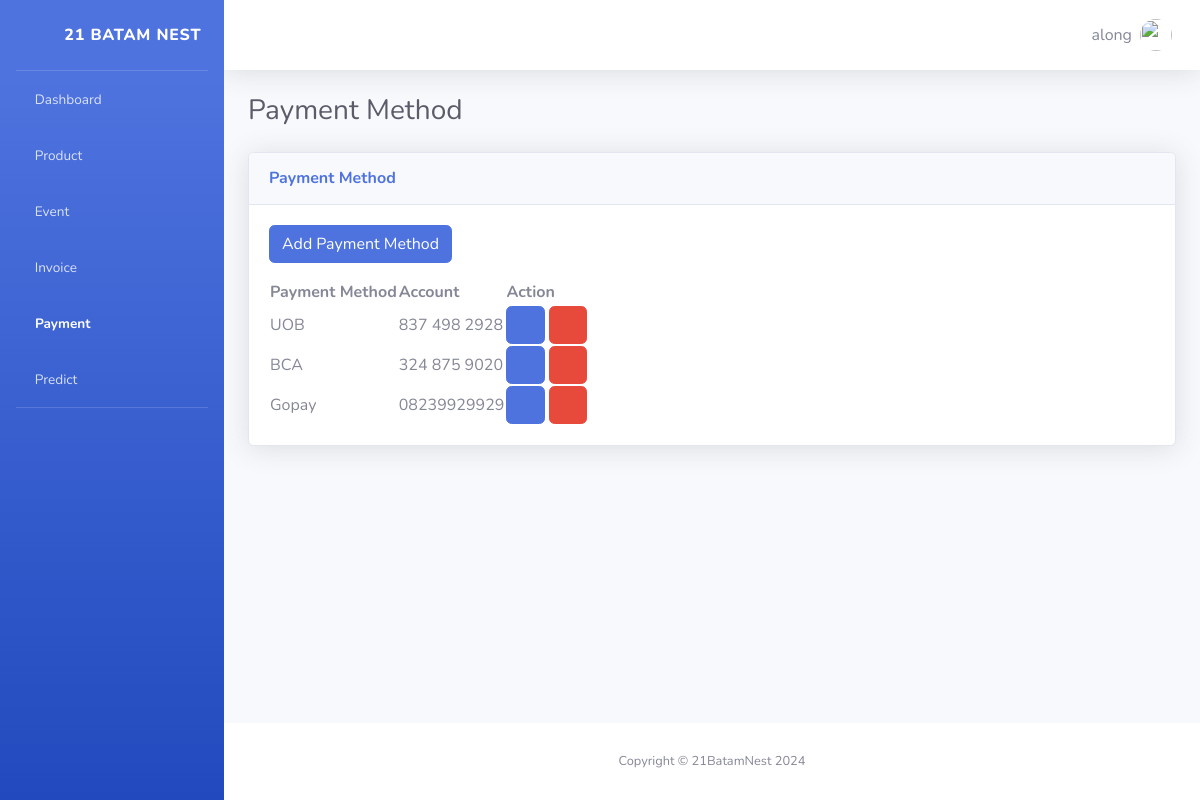
The app's page /payment/ (signed in) with its own data.
### apps/models.py (models this page shows)
class Payment_Method(models.Model):
    payment_method = models.CharField(max_length=100)
    account_number = models.CharField(max_length=100)

### apps/views.py (the view)
# urls.py: path('payment/', views.payment_method, name='payment'),
def payment_method(request: HttpRequest) -> HttpResponse:
    payment_method = Payment_Method.objects.all()
    auth = auth_check(request)
    if auth is not None:
        return auth
    return render(request, "apps/payment.html", {'payment': payment_method,})

### apps/views.py (called while the page is built)
def auth_check(request):
    if not request.user.is_authenticated:
        return redirect("login")
    return None

### apps/templates/apps/payment.html (shortened to what this page needs)
<!DOCTYPE html>
<html lang="en">
  {% load static %} {% include "apps/partials/header.html" %}
  <body id="page-top">
    <div id="wrapper">
      {% include "partials/sidebar.html" %}
      <div id="content-wrapper" class="d-flex flex-column">
        <div id="content">
          {% include 'apps/partials/navbar.html' %}
          <div class="container-fluid">
            <div
              class="d-sm-flex align-items-center justify-content-between mb-4"
            >
              <h1 class="h3 mb-0 text-gray-800">Payment Method</h1>
            </div>
            <div class="row">
              <div class="col-lg mb-4">
                <div class="card shadow mb-4">
                  <div class="card-header py-3">
                    <h6 class="m-0 font-weight-bold text-primary">
                      Payment Method
                    </h6>
                  </div>
                  <div class="card-body">
                    <a href="/payment/addpayment" class="btn btn-primary mb-3">
                      Add Payment Method
                    </a>
                    <div class="text">
                      <table class="" id="datatablesSimple">
                        <thead>
                          <tr>
                            <th>Payment Method</th>
                            <th>Account</th>
                            <th>Action</th>
                          </tr>
                        </thead>
                        <tdata>
                          {% for p in payment %}
                          <tr>
                            <td>{{ p.payment_method }}</td>
                            <td>{{ p.account_number }}</td>
                            <td>
                              <a
                                href="{% url 'update_payment' p.id %}"
                                class="btn btn-primary"
                              >
                                <i class="fas fa-edit"></i>
                              </a>
                              <a
                                href="{% url 'delete_payment' p.id %}"
                                class="btn btn-danger"
                                onclick="return confirmation();"
                              >
                                <i class="fas fa-eraser"></i>
                              </a>
                            </td>
                          </tr>
                          {% endfor %}
                        </tdata>
                      </table>
                    </div>
                  </div>
                </div>
              </div>
            </div>
          </div>
        </div>
        {% include "apps/partials/footer.html" %}
      </div>
    </div>
  </body>
</html>

### apps/templates/apps/partials/navbar.html (shortened to what this page needs)
{% load static %}
<nav
  class="navbar navbar-expand navbar-light bg-white topbar mb-4 static-top shadow"
>
  <ul class="navbar-nav ml-auto">
    <li class="nav-item dropdown no-arrow">
      <a
        class="nav-link dropdown-toggle"
        href="#"
        id="userDropdown"
        role="button"
        data-toggle="dropdown"
        aria-haspopup="true"
        aria-expanded="false"
      >
        <span class="mr-2 d-none d-lg-inline text-gray-600 medium">
          {{ user.username }}
        </span>
        <img
          class="img-profile rounded-circle"
          src="{% static 'apps/img/undraw_profile.svg'%}"
        />
      </a>
    </li>
  </ul>
</nav>

### records on screen
Payment_Method: payment_method "UOB", account_number "837 498 2928"
Payment_Method: payment_method "BCA", account_number "324 875 9020"
Payment_Method: payment_method "Gopay", account_number "08239929929"

### other values on screen
{{ user.username }} "along"
